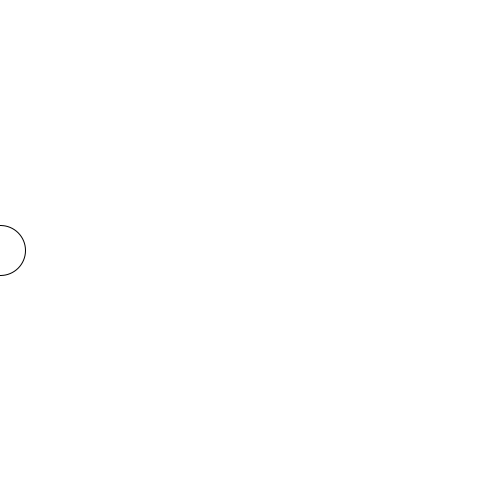
Frame 1 (no input)
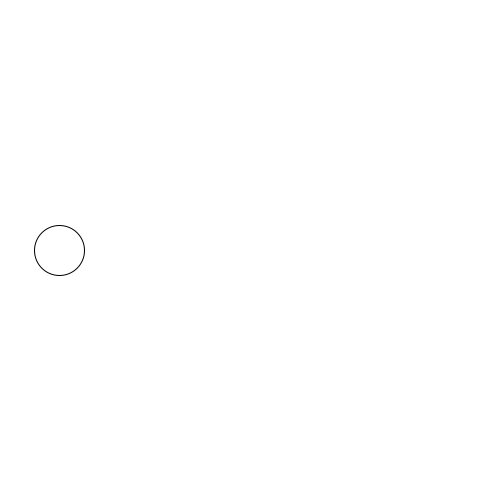
Frame 60 (the mouse pressed at the canvas centre just before this capture)
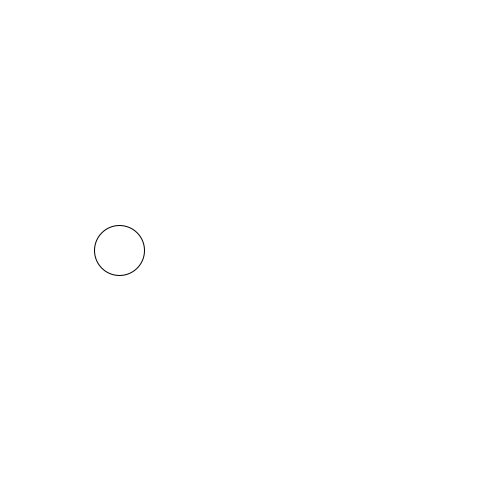
Frame 120 (the mouse held since frame 60 and released just before this capture)

The Processing sketch that drew these frames (run headless with seeded random() and noise(); from frame 60 on, the mouse is pressed at the canvas centre):

// Processing sketch: processing_132988
// ── processing_132988.pde

int circleX = 0; //starting location of the circle
int circleDia = 50; //diameter of the circle
boolean goRight = true; //the circle starts by going right

void setup() {
  size(500, 500);
  ellipseMode(CENTER);
}

void draw() {
  background(255);
  
  ellipse(circleX, height/2, circleDia, circleDia);
  
  if(goRight) { //when going to the right increase the x value of the circle
  circleX++;
  }
  else { //when going to the left decrease the x value of the cirlce
  circleX--;
  }
  
  if(circleX >= width){ //when the circle gets to the right edge of the screen go Left
    goRight = false;
  }
  if(circleX <= 0) { //when the circle gets to the left edge of the screen go Right
    goRight = true;
  }
    
}
